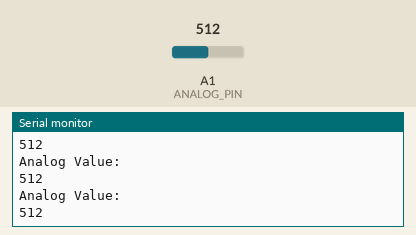
Simulated run of this sketch. Board: Arduino Uno, built with avr-gcc and run on an emulated ATmega328P. On the bench: the last lines printed to the serial monitor. The test bench sets the inputs (shaded band); at power-on: A1 (ANALOG_PIN) = 512.

Above: at 1.3 s.
1.4 s: A1 (ANALOG_PIN) set to 716
At 1.81 s:
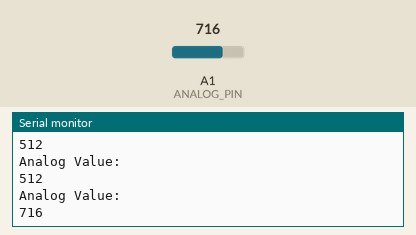
2.9 s: A1 (ANALOG_PIN) set to 900
At 3.31 s:
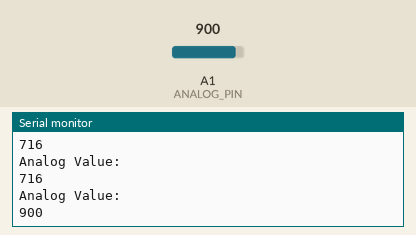
Timing chart, 0 to 5.9 s (numbered marks = the images above; inputs shaded):
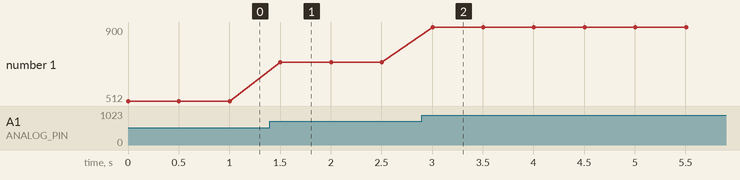

The sketch:

sensor_read.ino
```cpp
#define ANALOG_PIN 15  // Using GPIO 15 for analog input

void setup() {
    Serial.begin(115200);  // Start serial communication
}

void loop() {
    int analogValue = analogRead(ANALOG_PIN);  // Read analog input
      // Convert ADC value to voltage

    Serial.println("Analog Value: ");
    Serial.println(analogValue);
//    Serial.print(" | Voltage: ");
//    Serial.println(voltage, 3);  // Print voltage with 3 decimal places

    delay(500);  // Delay for readability
}
```

Measured:
- after the input at 1.4 s, the serial monitor: prints a new line after 0.10 s (image 1)
- after the input at 2.9 s, the serial monitor: prints a new line after 0.10 s (image 2)
- plotted number 1: 512 → 716 after the input at 1.4 s, 716 → 900 after the input at 2.9 s
